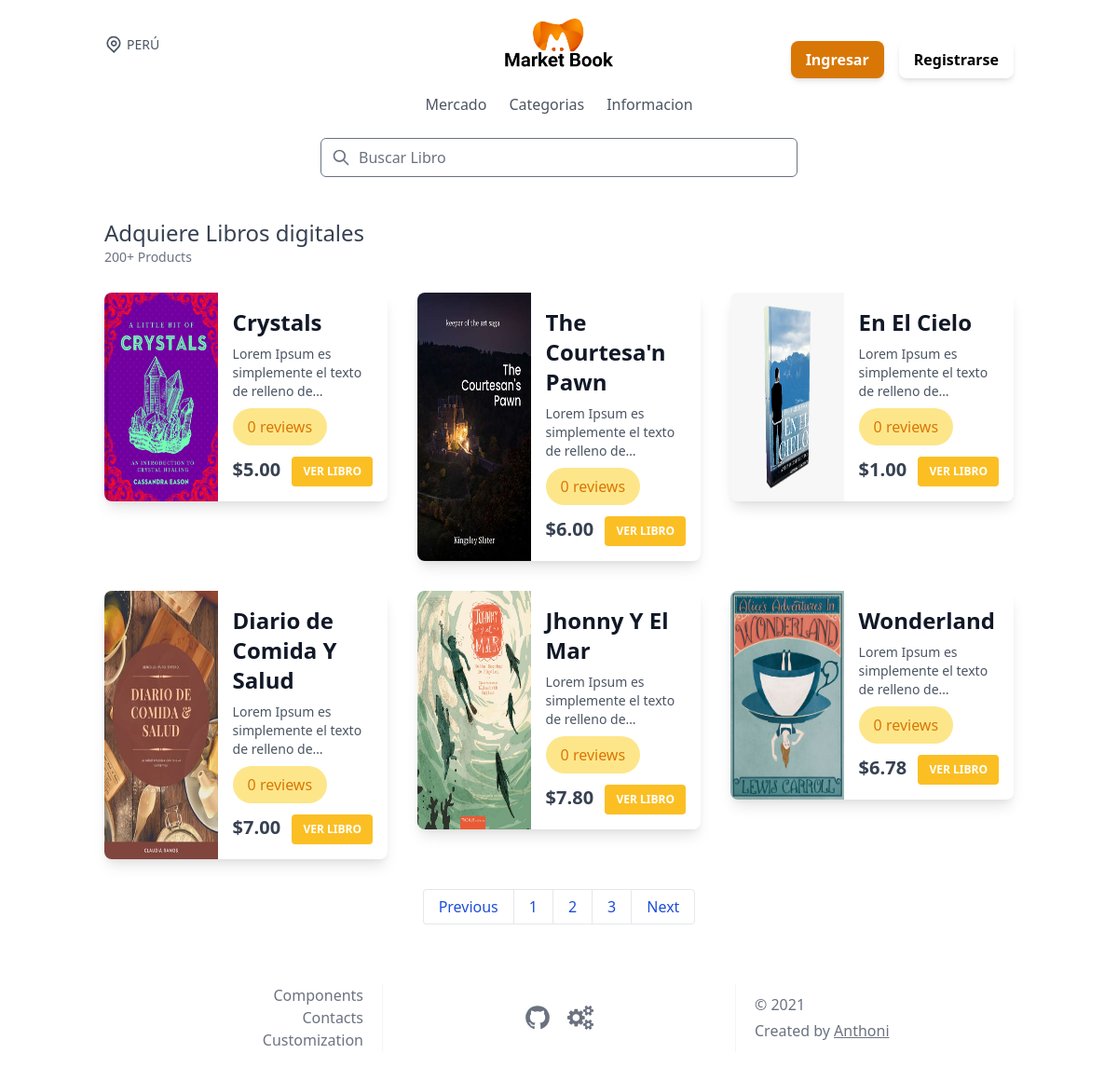
The page / on the database its author committed.
### marketplace/models.py (models this page shows, shortened)
class Product(models.Model):
    user = models.ForeignKey(
        User, on_delete=models.CASCADE, related_name='products')
    name = models.CharField(max_length=100)
    description = models.TextField()
    thumbnail = models.ImageField(
        blank=True, null=True, upload_to=marketplace_directory_path)
    slug = models.SlugField(unique=True)
    content_url = models.URLField(blank=True, null=True)
    content_file = models.FileField(blank=True, null=True)
    active = models.BooleanField(default=False)
    price = models.PositiveIntegerField(default=100)
    category = models.ManyToManyField(Categories)
    created = models.DateTimeField(auto_now_add=True)
    def price_display(self):
        return "{0:.2f}".format(self.price/100)
    @property
    def get_prom_rate(self):
        if self.reviews_set.all().count() > 0:
            dic= self.reviews_set.aggregate(Avg('rate')).values()
            for i in dic: prom_rate=i
            return range((round(prom_rate)))
        else:
            return None

### core/views.py (the view, shortened to what this page needs)
# urls.py: path('',HomeView.as_view(),name="home"),
class HomeView(View):
    def get(self, request, *args, **kwargs):
        products = Product.objects.filter(active=True)
        form = ProductModelForm()
        digital_products_data = None
        if products:
            paginator = Paginator(products, 6)
            page_number = request.GET.get('page')
            digital_products_data = paginator.get_page(page_number)
        context = {
            'products': digital_products_data,
            'form': form
        }
        return render(request, 'pages/index.html', context)

### templates/pages/index.html (shortened to what this page needs)
{% extends 'base.html' %}
{% load static %}
{% block content %}
{% block profile %}
{% include 'components/profile.html'%}
{% endblock profile %}
    <main class="my-8">
        <div class="container mx-auto px-6">
            <h3 class="text-gray-700 text-2xl font-medium">Adquiere Libros digitales</h3>
            <span class="mt-3 text-sm text-gray-500 ">200+ Products</span>
            <div class="flex flex-wrap -m-4 mt-3">
              {% for product in products %}
              <div class="lg:w-1/3 md:w-1/2 p-4 w-full">
                <div class="flex max-w-md bg-white shadow-lg rounded-lg overflow-hidden">
                  <div class="w-2/5 bg-cover bg-landscape">
                    <a href="{% url 'product-detail' product.slug %}" class="focus-visible:outline-none">
                      <img src="{{product.thumbnail.url}}" alt="{{product.name}}" class=" w-full h-full block">
                    </a>
                  </div>
                  <div class="w-3/5 p-4">
                    <a href="{% url 'product-detail' product.slug %}"
                      class="focus-visible:outline-none text-gray-900 font-bold text-2xl">
                      {{product.name}}
                    </a>
                    <p class="mt-2 text-gray-600 text-sm">
                      {{product.description|truncatechars:50}}
                    </p>
                    <div class="flex item-center mt-2">
                      {% if product.get_prom_rate %}
                      {% for start in product.get_prom_rate %}
                      <svg xmlns="http://www.w3.org/2000/svg" width="20" height="20" viewBox="0 0 24 24"
                        style="fill: rgb(63, 62, 62);transform: ;msFilter:;">
                        <path
                          d="M21.947 9.179a1.001 1.001 0 0 0-.868-.676l-5.701-.453-2.467-5.461a.998.998 0 0 0-1.822-.001L8.622 8.05l-5.701.453a1 1 0 0 0-.619 1.713l4.213 4.107-1.49 6.452a1 1 0 0 0 1.53 1.057L12 18.202l5.445 3.63a1.001 1.001 0 0 0 1.517-1.106l-1.829-6.4 4.536-4.082c.297-.268.406-.686.278-1.065z">
                        </path>
                      </svg>
                      {% endfor %}
                      {% for start in product.get_missing_start %}
                      <svg xmlns="http://www.w3.org/2000/svg" width="20" height="20" viewBox="0 0 24 24"
                        style="fill: rgb(63, 62, 62);transform: ;msFilter:;">
                        <path
                          d="m6.516 14.323-1.49 6.452a.998.998 0 0 0 1.529 1.057L12 18.202l5.445 3.63a1.001 1.001 0 0 0 1.517-1.106l-1.829-6.4 4.536-4.082a1 1 0 0 0-.59-1.74l-5.701-.454-2.467-5.461a.998.998 0 0 0-1.822 0L8.622 8.05l-5.701.453a1 1 0 0 0-.619 1.713l4.214 4.107zm2.853-4.326a.998.998 0 0 0 .832-.586L12 5.43l1.799 3.981a.998.998 0 0 0 .832.586l3.972.315-3.271 2.944c-.284.256-.397.65-.293 1.018l1.253 4.385-3.736-2.491a.995.995 0 0 0-1.109 0l-3.904 2.603 1.05-4.546a1 1 0 0 0-.276-.94l-3.038-2.962 4.09-.326z">
                        </path>
                      </svg>
                      {% endfor %}
                      <div class="px-6 flex items-center justify-center">
                        <span class="text-lg">{{product.get_reviws_count}}</span>
                        <svg xmlns="http://www.w3.org/2000/svg" width="24" height="24" viewBox="0 0 24 24"
                          style="fill: rgb(63, 62, 62);transform: ;msFilter:;">
                          <path
                            d="M16 14h.5c.827 0 1.5-.673 1.5-1.5v-9c0-.827-.673-1.5-1.5-1.5h-13C2.673 2 2 2.673 2 3.5V18l5.333-4H16zm-9.333-2L4 14V4h12v8H6.667z">
                          </path>
                          <path
                            d="M20.5 8H20v6.001c0 1.1-.893 1.993-1.99 1.999H8v.5c0 .827.673 1.5 1.5 1.5h7.167L22 22V9.5c0-.827-.673-1.5-1.5-1.5z">
                          </path>
                        </svg>
                      </div>
                      {% else %}
                      <span class="px-4 py-2  text-base rounded-full text-yellow-600  bg-yellow-200 ">
                        0 reviews
                      </span>
                      {% endif %}
                    </div>
                    <div class="flex item-center justify-between mt-3">
                      <h1 class="text-gray-700 font-bold text-xl">
                        ${{product.price_display}}
                      </h1>
                      <a href="{% url 'product-detail' product.slug %}"
                        class="focus-visible:outline-none px-3 py-2 bg-yellow-400 text-white  text-xs font-bold uppercase rounded">
                        Ver Libro
                      </a>
                    </div>
                  </div>
                </div>
              </div>
              {% endfor %}
            </div>
            <div class="flex justify-center">
                <div class="flex rounded-md mt-8">
                    <a href="#" class="py-2 px-4 leading-tight bg-white border border-gray-200 text-blue-700 border-r-0 ml-0 rounded-l hover:bg-blue-500 hover:text-white"><span>Previous</a></a>
                    <a href="#" class="py-2 px-4 leading-tight bg-white border border-gray-200 text-blue-700 border-r-0 hover:bg-blue-500 hover:text-white"><span>1</span></a>
                    <a href="#" class="py-2 px-4 leading-tight bg-white border border-gray-200 text-blue-700 border-r-0 hover:bg-blue-500 hover:text-white"><span>2</span></a>
                    <a href="#" class="py-2 px-4 leading-tight bg-white border border-gray-200 text-blue-700 border-r-0 hover:bg-blue-500 hover:text-white"><span>3</span></a>
                    <a href="#" class="py-2 px-4 leading-tight bg-white border border-gray-200 text-blue-700 rounded-r hover:bg-blue-500 hover:text-white"><span>Next</span></a>
                </div>
            </div>
        </div>
    </main>
</div>
{% endblock content %}
{% block footer %}
{% include 'components/footer.html' %}
{% endblock footer %}

### rows shown on the page
Product: thumbnail (picture), name "Crystals", description "Lorem Ipsum es simplemente el texto de relleno de…", shows "0 reviews", price_display "5.00"
Product: thumbnail (picture), name "The Courtesa'n Pawn", description "Lorem Ipsum es simplemente el texto de relleno de…", shows "0 reviews", price_display "6.00"
Product: thumbnail (picture), name "En El Cielo", description "Lorem Ipsum es simplemente el texto de relleno de…", shows "0 reviews", price_display "1.00"
Product: thumbnail (picture), name "Diario de Comida Y Salud", description "Lorem Ipsum es simplemente el texto de relleno de…", shows "0 reviews", price_display "7.00"
Product: thumbnail (picture), name "Jhonny Y El Mar", description "Lorem Ipsum es simplemente el texto de relleno de…", shows "0 reviews", price_display "7.80"
Product: thumbnail (picture), name "Wonderland", description "Lorem Ipsum es simplemente el texto de relleno de…", shows "0 reviews", price_display "6.78"
